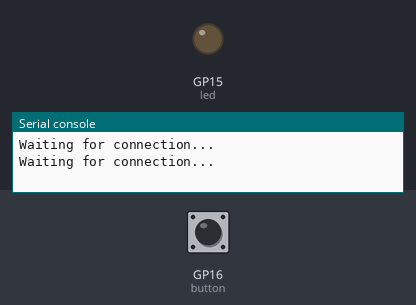
Simulated run of this program. Board: Raspberry Pi Pico running MicroPython. Shown: output pins drawn as LEDs (lit = HIGH), the last lines printed to the serial console. The inputs (shaded band) are chosen by the test bench; at power-on: GP16 (button) LOW. WiFi joins after 1.5 s; threads take turns every 2 ms.

Above: at 1.2 s.
1.3 s: GP16 (button) pulled HIGH for 0.15 s
At 2.5 s:
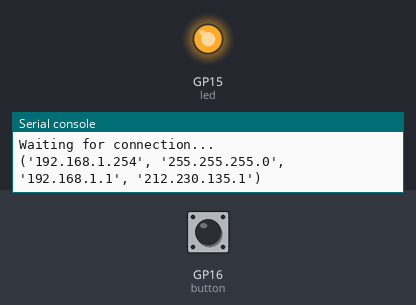
4.4 s: GP16 (button) pulled HIGH for 1 s
At 4.9 s:
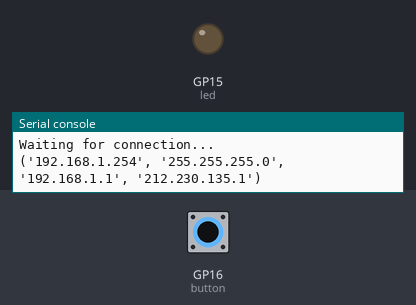
6.9 s: GP16 (button) pulled HIGH for 3.2 s
At 8.0 s:
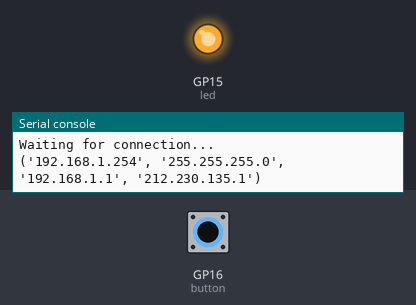
Timing chart, 0 to 9.9 s (numbered marks = the images above; inputs shaded):
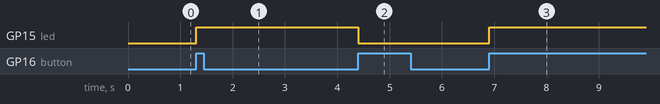

The program:

main.py
```python
import network
import socket
from time import sleep
from machine import Pin
import machine
import _thread
from wlan import SSID, PASSWORD

# Initialize LED on Pin 15 and turn it off initially
led = Pin(15, Pin.OUT)
led.off()

# Thread synchronization lock
spLock = _thread.allocate_lock()


def connect():
    """
    Connect the device to the WLAN using the specified SSID and password.

    Returns:
        str: The IP address assigned to the device.
    """
    # Create WLAN object in station mode
    wlan = network.WLAN(network.STA_IF)
    wlan.active(True)
    # Static IP configuration
    # The first IP that appears will be the one set for microcontroller in the WLAN
    wlan.ifconfig(('192.168.1.254', '255.255.255.0', '192.168.1.1', '212.230.135.1'))
    # Connect to the WLAN using credentials from 'wlan.py'
    wlan.connect(SSID, PASSWORD)

    # Wait until connected to the network
    while wlan.isconnected() == False:
        print('Waiting for connection...')
        sleep(1)

    # Print and return the device's IP configuration
    print(wlan.ifconfig())
    ip = wlan.ifconfig()[0]
    return ip


def open_socket(ip):
    """
    Open a socket for communication.

    Args:
        ip (str): The IP address of the device.

    Returns:
        socket: The opened socket for communication.
    """
    address = (ip, 80) # IP address and port for the socket
    connection = socket.socket() # Create a new socket
    connection.bind(address) # Bind the socket to the address
    connection.listen(1) # Listen for incoming connections
    return connection


def status_code_set(status_code):
    """
    Generate the HTTP status response based on the given status code.

    Args:
        status_code (int): The status code (e.g., 200, 400, 405).

    Returns:
        str: The corresponding HTTP status response.
    """
    if status_code == 200:
        status_send = "HTTP/1.0 200 OK\r\nContent-type: text/html\r\nAccess-Control-Allow-Origin: *\r\n\r\n"
    elif status_code == 400:
        status_send = "HTTP/1.0 400 Bad Request\r\nContent-type: text/html\r\nAccess-Control-Allow-Origin: *\r\n\r\n"
    elif status_code == 405:
        status_send = "HTTP/1.0 405 Method Not Allowed\r\nContent-type: text/html\r\nAccess-Control-Allow-Origin: *\r\n\r\n"

    return status_send


def request_data_extractor(request):
    """
    Extract the HTTP method, endpoint, and parameters from the incoming request.

    Args:
        request (str): The raw HTTP request string.

    Returns:
        tuple: (method, endpoint, parameters) extracted from the request.
    """
    request = request.split()
    method = request[0][2:] # Extract HTTP method (GET, POST, etc.)
    request = request[1].split("/")
    request = request[1].split("?")
    endpoint = request[0] # Extract endpoint

    # Extract parameters (if any)
    if len(request) == 1:
        parameters = None
    else:
        parameters = request[1]

    return method, endpoint, parameters


def change_status(method, parameters):
    """
    Changes the LED status (on or off) based on the HTTP method and parameters provided.

    Args:
        method (str): The HTTP method (only accepts 'POST').
        parameters (str): The parameters containing the desired LED status ('on' or 'off').

    Returns:
        status_code (int): The HTTP status code (200, 400, or 405).
    """
    if method == 'POST':
        try:
            parameters = parameters.split("&") # Split parameters by "&"
            found = False
            for parameter in parameters:
                key, value = parameter.split("=")
                if key == "status":
                    status = value
                    found = True
            if found == False:
                status = None
                status_code = 400 # Bad Request

            # Change LED status based on 'status' parameter
            if status == 'on':
                led.on()
                status_code = 200 # OK status
            elif status == 'off':
                led.off()
                status_code = 200 # OK status
            else:
                status_code = 400 # Bad Request
        except:
            status_code = 400 # Bad Request
    else:
        status_code = 405 # Method Not Allowed (only POST is allowed)

    return status_code


def toggle(method):
    """
    Toggles the current state of the LED.

    Args:
        method (str): The HTTP method (only accepts 'POST').

    Returns:
        status_code (int): The HTTP status code (200 or 405).
    """
    if method == 'POST':
        led.toggle() # Toggle the LED state
        status_code = 200 # OK status
    else:
        status_code = 405 # Method Not Allowed (only GET is allowed)

    return status_code


def check_status(method):
    """
    Checks the current state of the LED (on or off).

    Args:
        method (str): The HTTP method (only accepts 'GET').

    Returns:
        status_code (int): The HTTP status code (200 or 405).
        data_send (bool): Whether data should be sent in the response.
        data (str): The current LED status (1 for on, 0 for off).
    """
    if method == 'GET':
        status = led.value() # Get the LED status
        data_send = True
        data = str(status)
        status_code = 200 # OK status
    else:
        status_code = 405 # Method Not Allowed (only GET is allowed)
        data_send = False
        data = None

    return status_code, data_send, data


def serve(connection):
    """
    Start a web server to handle client requests for controlling the LED.

    Args:
        connection (socket): The socket connection to handle.
    """
    data_send = False
    while True:
        client = connection.accept()[0] # Accept a client connection
        request = client.recv(1024) # Receive the request
        request = str(request)
        print(request)
        try:
            method, endpoint, parameters = request_data_extractor(request) # Extract request details
        except:
            endpoint = None

        spLock.acquire() # Lock to avoid race conditions

        # Route the request to the appropriate handler based on the endpoint
        if endpoint == 'change_status':
            status_code = change_status(method, parameters)

        elif endpoint == 'toggle':
            status_code = toggle(method)

        elif endpoint == 'check_status':
            status_code, data_send, data = check_status(method)

        else:
            status_code = 400 # Bad Request for invalid endpoints

        spLock.release() # Release the lock

        # Send HTTP status code
        client.send(status_code_set(status_code))

        # Send data if needed
        if data_send == True:
            client.send(data)
            data_send = False

        client.close()


def button_task():
    """
    Task to toggle the LED status using a physical button press.
    """
    global led
    old_value_button = 0
    button = Pin(16, Pin.IN) # Initialize push button on Pin 16 as input
    while True:
        new_value_button = button.value() # Read button state

        # Detect button press (from 0 to 1)
        if old_value_button == 0 and new_value_button == 1:
            spLock.acquire()
            led.toggle() # Toggle LED status
            spLock.release()

        old_value_button = new_value_button


# Main code execution
try:
    _thread.start_new_thread(button_task, ()) # Start button task in a new thread
    ip = connect() # Connect to the WLAN and get IP address
    connection = open_socket(ip) # Open socket for communication
    serve(connection) # Start serving requests
except KeyboardInterrupt:
    machine.reset() # Reset the device if interrupted
```

wlan.py
```python
# Data to connect to the WLAN
# File to be placed in the root of the Pi Pico W

SSID = "CHANGE_TO_SSID"
PASSWORD = "CHANGE_TO_PASSWORD"
```

Measured:
- after the input at 1.3 s, GP15 (led): LOW → HIGH at once
- after the input at 4.4 s, GP15 (led): HIGH → LOW at once
- after the input at 6.9 s, GP15 (led): LOW → HIGH at once
